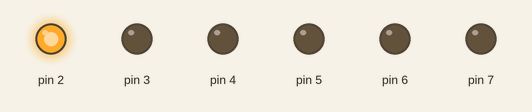
Simulated run of this sketch. Board: Arduino Uno, built with avr-gcc and run on an emulated ATmega328P. On the bench: output pins drawn as LEDs (lit = HIGH).

Above: at 0.05 s.
At 0.35 s:
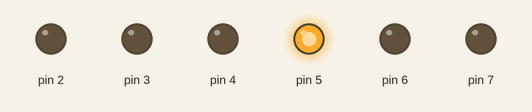
At 0.95 s:
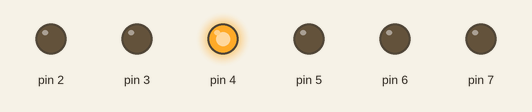
At 1.35 s:
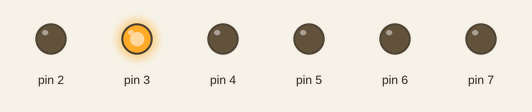
At 1.8 s:
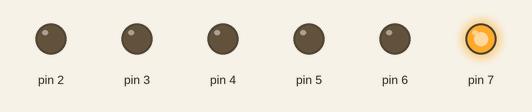
At 2.85 s:
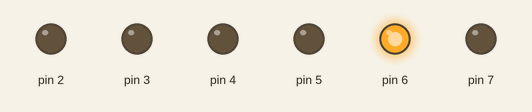
Timing chart, 0 to 3.1 s (numbered marks = the images above):
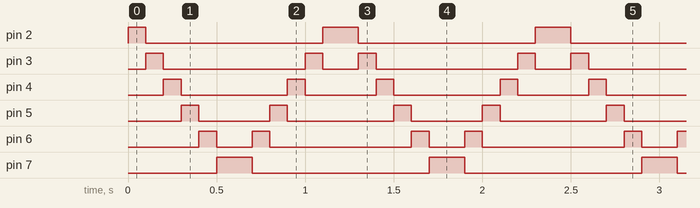

The sketch:

Opcao_2.ino
```cpp
void setup() {
  pinMode(2, OUTPUT);
  pinMode(3, OUTPUT);
  pinMode(4, OUTPUT);
  pinMode(5, OUTPUT);
  pinMode(6, OUTPUT);
  pinMode(7, OUTPUT);
}

void loop() {
  for (int i = 2; i <= 7; i++){
    digitalWrite(i, HIGH);
    delay(100);
    digitalWrite(i, LOW);
  }

   for (int i = 7; i >= 2; i--){
    digitalWrite(i, HIGH);
    delay(100);
    digitalWrite(i, LOW);
  }
}
```

Measured:
- by itself, pin 2: repeats every 1.2 s: LOW 1.0 s, HIGH 0.20 s
- by itself, pin 3: repeats every 1.2 s: LOW 0.80 s, HIGH 0.10 s, LOW 0.20 s, HIGH 0.10 s
- by itself, pin 4: repeats every 1.2 s: LOW 0.60 s, HIGH 0.10 s, LOW 0.40 s, HIGH 0.10 s
- by itself, pin 5: repeats every 1.2 s: LOW 0.40 s, HIGH 0.10 s, LOW 0.60 s, HIGH 0.10 s
- by itself, pin 6: repeats every 1.2 s: LOW 0.20 s, HIGH 0.10 s, LOW 0.80 s, HIGH 0.10 s
- by itself, pin 7: alternates HIGH for 0.20 s and LOW for 1.0 s
